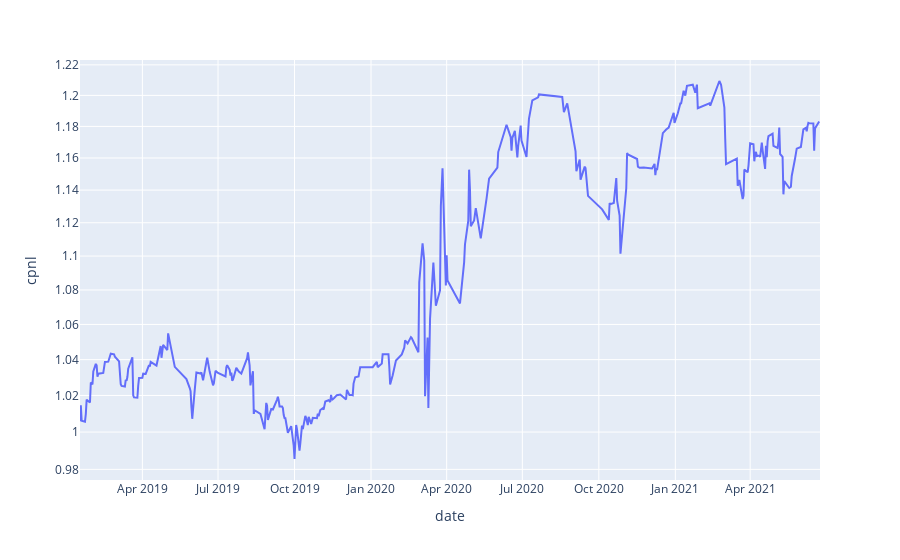
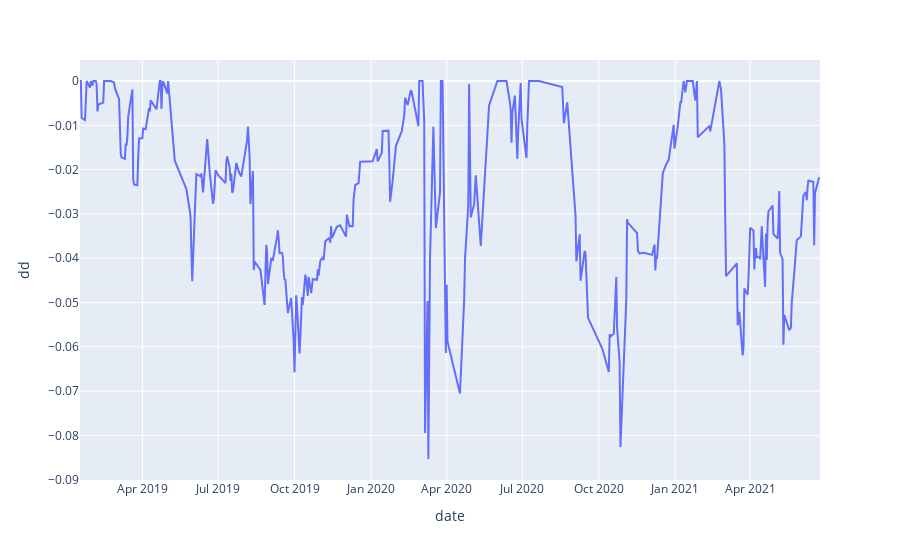

The notebook cell saved with these charts, in order:
### Code cell
N = 2
mask = yhat_test_df.p1 > 0.55 # & batch_df.symbol.isin(train_sym)
yhat_test_df['ret'] = yhat_test_df.groupby('symbol').adjusted_close.pct_change()
yhat_test_df['ret'] = yhat_test_df.groupby('symbol').ret.shift(-1)

pnl_df = yhat_test_df.loc[mask].sort_values('p1').groupby('date').tail(N)#.ret.mean()
max_train_prob = pnl_df.p1.max()
pnl_df['ret'] = pnl_df.ret * (pnl_df.p1/max_train_prob)# * 3
pnl_df = pnl_df.groupby('date').ret.mean().to_frame('ret')
pnl_df.sort_values('date', inplace=True)
pnl_df['cpnl'] = (1 + pnl_df.ret).cumprod()
performance_metrics(pnl_df.reset_index())

### Figure 1 — Plotly figure (JSON) as saved in the notebook; plotly's stock layout.template omitted (floating-point values rounded to 4 significant figures; data arrays with more than 128 entries replaced by an {"elided": "..."} marker saying what was removed)
{"data": [{"hovertemplate": "date=%{x}<br>cpnl=%{y}<extra></extra>", "legendgroup": "", "line": {"color": "#636efa", "dash": "solid"}, "mode": "lines", "name": "", "orientation": "v", "showlegend": false, "type": "scatter", "x": {"elided": "333 str values"}, "xaxis": "x", "y": {"elided": "333 float values"}, "yaxis": "y"}], "layout": {"legend": {"tracegroupgap": 0}, "margin": {"t": 60}, "xaxis": {"anchor": "y", "domain": [0, 1], "title": {"text": "date"}}, "yaxis": {"anchor": "x", "domain": [0, 1], "title": {"text": "cpnl"}, "type": "log"}}}

### Figure 2 — Plotly figure (JSON) as saved in the notebook; plotly's stock layout.template omitted (floating-point values rounded to 4 significant figures; data arrays with more than 128 entries replaced by an {"elided": "..."} marker saying what was removed)
{"data": [{"hovertemplate": "date=%{x}<br>dd=%{y}<extra></extra>", "legendgroup": "", "line": {"color": "#636efa", "dash": "solid"}, "mode": "lines", "name": "", "orientation": "v", "showlegend": false, "type": "scatter", "x": {"elided": "333 str values"}, "xaxis": "x", "y": {"elided": "333 float values"}, "yaxis": "y"}], "layout": {"legend": {"tracegroupgap": 0}, "margin": {"t": 60}, "xaxis": {"anchor": "y", "domain": [0, 1], "title": {"text": "date"}}, "yaxis": {"anchor": "x", "domain": [0, 1], "title": {"text": "dd"}}}}
